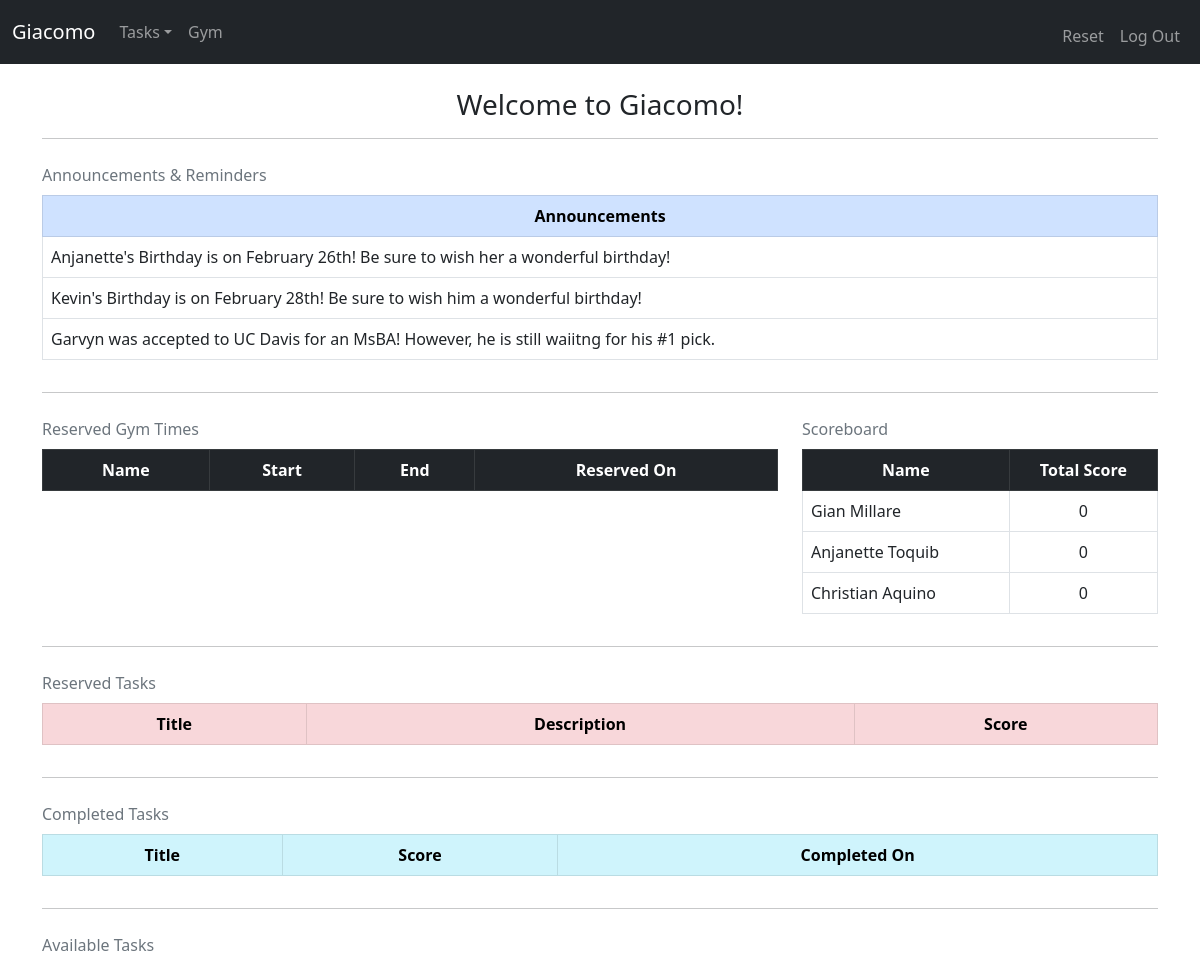
The page / (signed in, upper part) on the database as committed earlier.
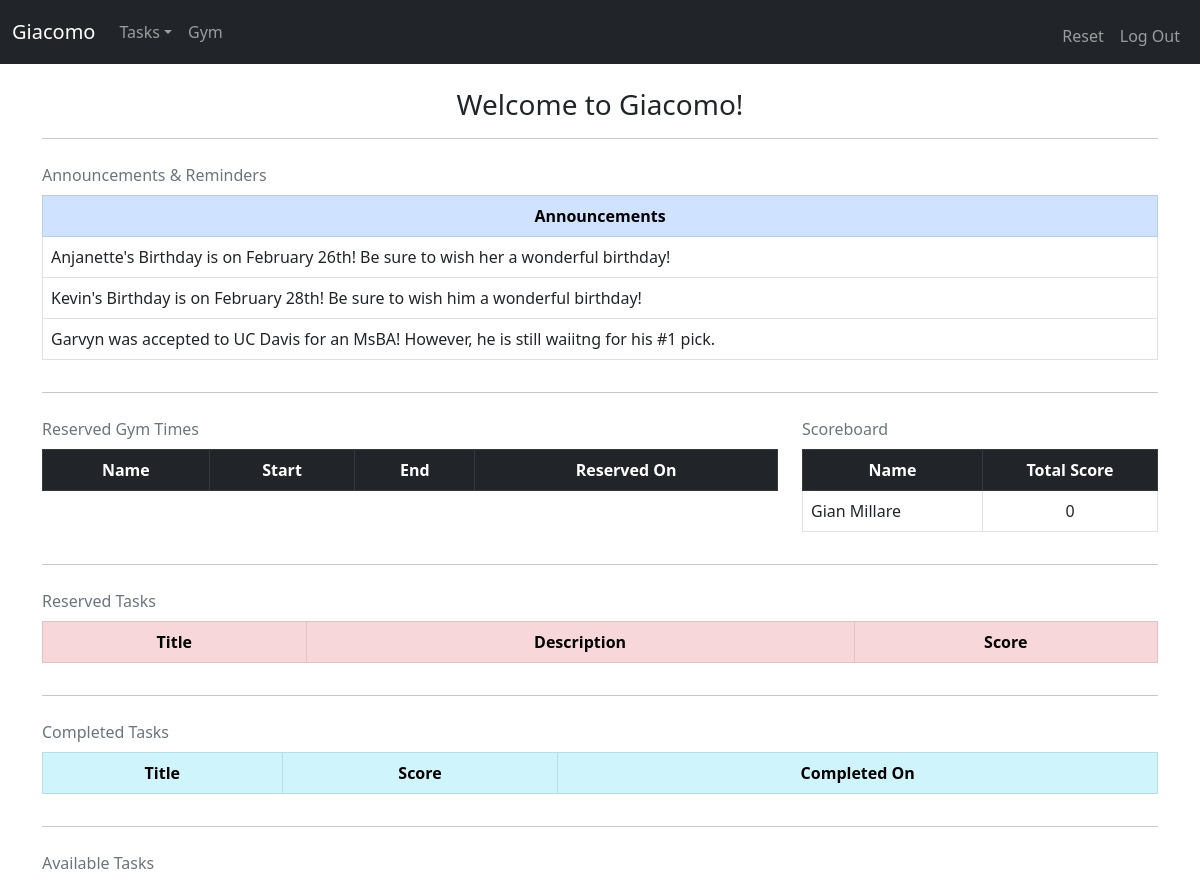
The same page on the database as committed later.
### tables this page shows
CREATE TABLE 'housemates' (
'id' INTEGER PRIMARY KEY AUTOINCREMENT NOT NULL,
'name' VARCHAR(255) NOT NULL,
'username' VARCHAR(255) NOT NULL,
'password' VARCHAR(255) NOT NULL
);

### app.py (the view, shortened to what this page needs)
@app.route("/", methods=["GET", "POST"])
@login_required
def index():
    c.execute("""
    SELECT reserve_id, title, description, score FROM reserved WHERE user_id = :user_id
    """, {"user_id": session["user_id"]})
    rows = c.fetchall()
    user_reserved_tasks = []
    c.execute("""
    SELECT title, score,
    STRFTIME('%m/%d/%Y',completed_on)
    FROM completed_tasks WHERE user_id = :user_id
    """, {"user_id": session["user_id"]})
    rows = c.fetchall()
    user_completed_tasks = []
    for row in rows:
        user_completed_tasks.append({
            "title": row[0],
            "score": row[1],
            "completed_on": row[2]
        })
    c.execute("""
    SELECT name, start, end,
    STRFTIME('%m/%d/%Y',date), reserve_id FROM housemates
    INNER JOIN reserved_gym
    ON housemates.id = reserved_gym.user_id
    """)
    results = c.fetchall()
    display_reserved_gym = []
    c.execute("""
    SELECT name, sum(score) FROM housemates
    INNER JOIN completed_tasks
    ON housemates.id = completed_tasks.user_id
    GROUP BY name;
    """)
    results = c.fetchall()
    scoreboard = []
    for i in results:
        scoreboard.append({
            "name": i[0],
            "score": i[1]
        })
    if len(scoreboard) == 0:
        c.execute("""
        SELECT name FROM housemates
        """)
        results = c.fetchall()
        for i in results:
            scoreboard.append({
                "name": i[0],
                "score": 0
            })
    c.execute("""
    SELECT title, description, score FROM tasks WHERE user_id = 0 ORDER BY score DESC
    """)
    available_tasks = c.fetchall()
    displaying_available_tasks = []
    for i in available_tasks:
        displaying_available_tasks.append({
            "title": i[0],
            "description": i[1],
            "score": i[2]
        })
    c.execute("""
    SELECT item_id, item from groceries
    """)
    results = c.fetchall()
    items = []
    for i in results:
        items.append({
            'item_id': i[0],
            'item':i[1]
        })
    c.execute("""
    SELECT name, phone, email FROM contacts
    """)
    results = c.fetchall()
    contact_info = []
    for i in results:
        contact_info.append({
            'name': i[0],
            'phone': i[1],
            'email': i[2]
        })
    return render_template("index.html", user_reserved_tasks=user_reserved_tasks, items=items, user_completed_tasks=user_completed_tasks, displaying_available_tasks=displaying_available_tasks, contact_info=contact_info, scoreboard=scoreboard, display_reserved_gym=display_reserved_gym)

### app.py (called while the page is built)
def login_required(f):
    @wraps(f)
    def decorated_functions(*args, **kwargs):
        if session.get("user_id") is None:
            return redirect("/login")
        return f(*args, **kwargs)
    return decorated_functions

### templates/index.html (shortened to what this page needs)
{% extends "layout.html" %}
{% block main %}
    <h3 style="text-align: center;">Welcome to Giacomo!</h3>
    <hr>
    <div class="row">
        <div class="col-12">
            <table class="table table-bordered caption-top">
                <caption>Announcements & Reminders</caption>
                <thead class="table-primary">
                    <tr>
                        <th scope="col" style="text-align: center;">Announcements</th>
                    </tr>
                </thead>
                <tbody>
                    <tr>
                        <td scope="row">Anjanette's Birthday is on February 26th! Be sure to wish her a wonderful birthday!</td>
                    </tr>
                    <tr>
                        <td scope="row">Kevin's Birthday is on February 28th! Be sure to wish him a wonderful birthday!</td>
                    </tr>
                    <tr>
                        <td scope="row">Garvyn was accepted to UC Davis for an MsBA! However, he is still waiitng for his #1 pick.</td>
                    </tr>
                </tbody>
            </table>
        </div>
    </div>
    <hr>
    <div class="row">
        <div class="col-8">
            <table class="table table-bordered caption-top">
                <caption>Reserved Gym Times</caption>
                <thead class="table-dark">
                    <tr>
                        <th scope="col" style="text-align: center;">Name</th>
                        <th scope="col" style="text-align: center;">Start</th>
                        <th scope="col" style="text-align: center;">End</th>
                        <th scope="col" style="text-align: center;">Reserved On</th>
                    </tr>
                </thead>
            </table>
        </div>
        <div class="col-4">
            <table class="table table-bordered caption-top">
                <caption>Scoreboard</caption>
                <thead class="table-dark">
                    <tr>
                        <th scope="col" style="text-align: center;">Name</th>
                        <th scope="col" style="text-align: center;">Total Score</th>
                    </tr>
                </thead>
                <tbody>
                    {% for i in scoreboard %}
                    <tr>
                        <td>{{ i.name }}</td>
                        <td style="text-align: center;">{{ i.score }}</td>
                    </tr>
                    {% endfor %}
                </tbody>
            </table>
        </div>
    </div>
    <hr>
    <div class="row">
        <div class="col-12">
            <table class="table table-bordered caption-top">
                <caption>Reserved Tasks</caption>
                <thead class="table-danger">
                    <tr>
                        <th scope="col" style="text-align: center;">Title</th>
                        <th scope="col" style="text-align: center;">Description</th>
                        <th scope="col" style="text-align: center;">Score</th>
                    </tr>
                </thead>
            </table>
        </div>
    </div>
    <hr>
    <div class="row">
        <div class="col-12">
            <table class="table table-bordered caption-top">
                <caption>Completed Tasks</caption>
                <thead class="table-info">
                    <tr>
                        <th scope="col" style="text-align: center;">Title</th>
                        <th scope="col" style="text-align: center;">Score</th>
                        <th scope="col" style="text-align: center;">Completed On</th>
                    </tr>
                </thead>
            </table>
        </div>
    </div>
    <hr>
    <div class="row">
        <div class="col-12">
            <table class="table table-bordered caption-top">
                <caption>Available Tasks</caption>
            </table>
        </div>
    </div>
{% endblock %}

### templates/layout.html (shortened to what this page needs)
<!DOCTYPE html>
<html lang="en">
    <head>
        <link href="https://cdn.jsdelivr.net/npm/bootstrap@5.0.0-beta1/dist/css/bootstrap.min.css" rel="stylesheet">
        <link href="/static/styles.css" rel="stylesheet">
    </head>
    <body>
        <nav class="navbar navbar-expand-lg navbar-dark bg-dark">
                <div class="container-fluid">
                    <a class="navbar-brand" href="/">Giacomo</a>
                    <div class="collapse navbar-collapse" id="navbarSupportedContent">
                        {% if session.user_id %}
                            <ul class="navbar-nav me-auto mb-2 mb-lg-0">
                                <li class="nav-item dropdown">
                                    <a class="nav-link dropdown-toggle" href="#" id="navbarDropdown" role="button" data-bs-toggle="dropdown" aria-expanded="false">Tasks</a>
                                </li>
                                <li class="nav-item">
                                    <a class="nav-link" href="/gym" tabindex="-1" aria-disabled="true">Gym</a>
                                </li>
                            </ul>
                            <ul class="navbar-nav ms-auto mt-2">
                                <li class="nav-item"><a class="nav-link" href="/reset">Reset</a></li>
                                <li class="nav-item"><a class="nav-link" href="/logout">Log Out</a></li>
                            </ul>
                        {% else %}
                            <ul class="navbar-nav ms-auto mt-2">
                                <li class="nav-item"><a class="nav-link" href="/register">Register</a></li>
                                <li class="nav-item"><a class="nav-link" href="/login">Log In</a></li>
                            </ul>
                        {% endif %}
                    </div>
                </div>
        </nav>
        <main class="container-lg">
            <br>
            {% block main %}{% endblock %}
        </main>
    </body>
</html>

Rows that differ between the two databases and show on the page:
removed housemates: name "Anjanette Toquib", score "0"
removed housemates: name "Christian Aquino", score "0"
